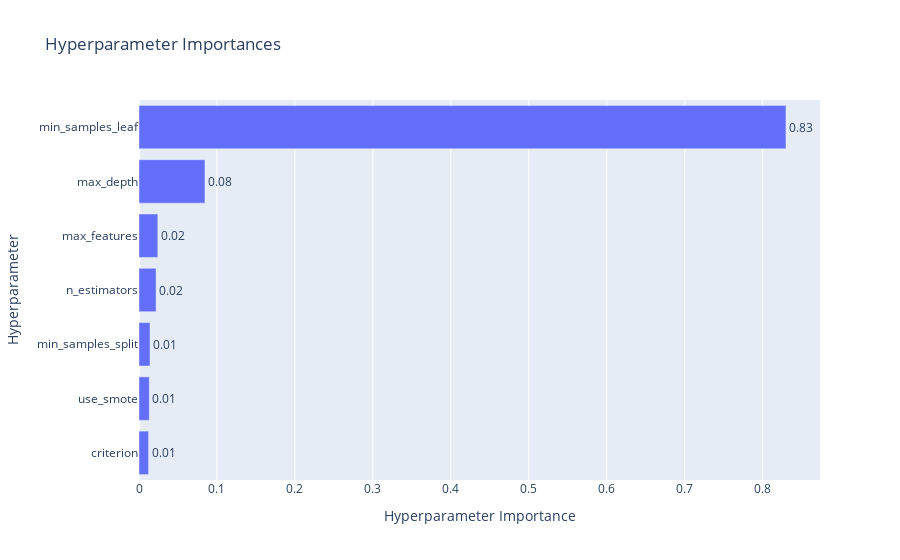

The notebook cell saved with this chart:
### Code cell
p_importance_no_feat_eng = optuna.visualization.plot_param_importances(study_no_feat_eng)
p_importance_no_feat_eng.show()

### Figure 1 — Plotly figure (JSON) as saved in the notebook; plotly's stock layout.template omitted (floating-point values rounded to 4 significant figures)
{"data": [{"cliponaxis": false, "hovertemplate": ["criterion (CategoricalDistribution): 0.012249514636470395<extra></extra>", "use_smote (CategoricalDistribution): 0.01318404447523731<extra></extra>", "min_samples_split (IntDistribution): 0.014112821962132321<extra></extra>", "n_estimators (IntDistribution): 0.02190660512585379<extra></extra>", "max_features (CategoricalDistribution): 0.024110644245403014<extra></extra>", "max_depth (IntDistribution): 0.08460675500813403<extra></extra>", "min_samples_leaf (IntDistribution): 0.8298296145467691<extra></extra>"], "name": "Objective Value", "orientation": "h", "text": ["0.01", "0.01", "0.01", "0.02", "0.02", "0.08", "0.83"], "textposition": "outside", "type": "bar", "x": [0.01225, 0.01318, 0.01411, 0.02191, 0.02411, 0.08461, 0.8298], "y": ["criterion", "use_smote", "min_samples_split", "n_estimators", "max_features", "max_depth", "min_samples_leaf"]}], "layout": {"title": {"text": "Hyperparameter Importances"}, "xaxis": {"title": {"text": "Hyperparameter Importance"}}, "yaxis": {"title": {"text": "Hyperparameter"}}}}
